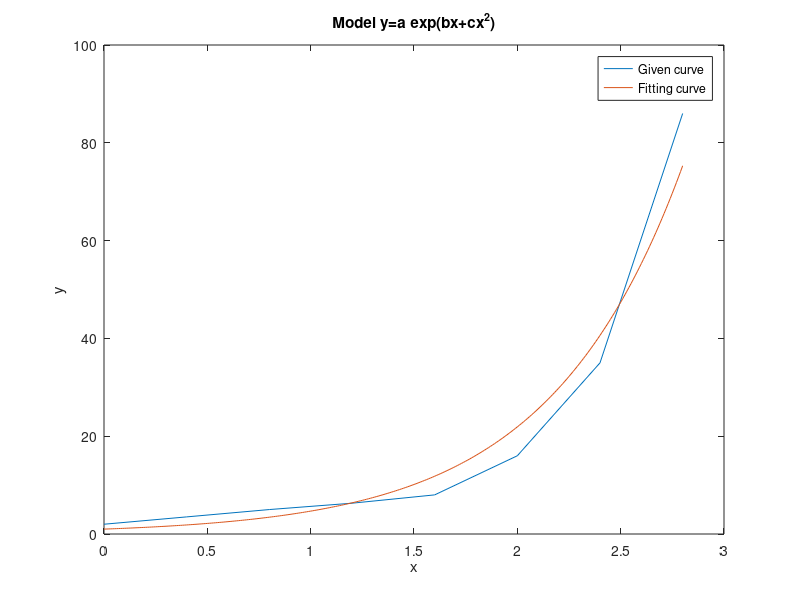

Source code (MATLAB):
clear all;
clf reset;
close all;

xs = 0:0.4:2.8;
ys = [2, 3.5, 5, 6.3, 8, 16, 35, 86];

xs = xs';
n = length(xs);

A = [zeros(n, 1) xs xs.^2];
b = log(ys)';

coeff = A \ b;
coeff(1) = exp(coeff(1));

g = @(x) coeff(1) * exp(coeff(2) * x + coeff(3) * x);

xfs = 0:0.01:2.8;
yfs = g(xfs);

figure;
plot(xs, ys);
hold on
plot(xfs, yfs);
title("Model y=a exp(bx+cx^2)")
legend("Given curve", "Fitting curve")
xlabel("x")
ylabel("y")
hold off
